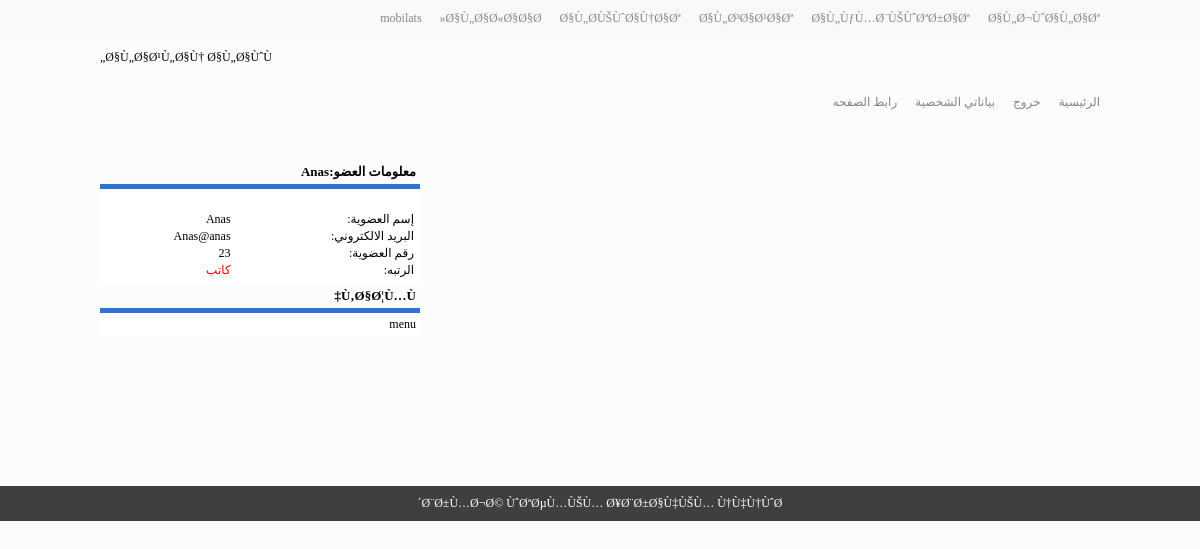
The page /admincp.php (signed in) on the database its author committed.
### tables this page shows
CREATE TABLE `category` (
  `c_id` int(11) NOT NULL auto_increment,
  `c_title` varchar(255) NOT NULL,
  PRIMARY KEY  (`c_id`)
);

CREATE TABLE `ads` (
  `active1` int(11) NOT NULL,
  `active2` int(11) NOT NULL,
  `code1` text NOT NULL,
  `code2` text NOT NULL
);

CREATE TABLE `block` (
  `id` int(11) NOT NULL auto_increment,
  `name` varchar(255) NOT NULL,
  `content` text NOT NULL,
  `ord` int(11) NOT NULL,
  PRIMARY KEY  (`id`)
);

### admincp.php (called while the page is built, shortened)
<?php include "files/header.php";
 include "files/block.php";
 include "files/footer.php";
?>

### files/block.php (the view, shortened to what this page needs)
<div class="blockl">
<?php
if(login == 1){
	echo'<div class="titleblock"><h3>معلومات العضو:'.uname.'</h3></div>
<div class="contentblock">
<table width="100%" border="0">
<tr>
<td colspan="2" align="center"><img src="'.u_img.'" alt="" width="100" /></td>
</tr>
<tr>
<td>إسم العضوية:</td>
<td>'.uname.'</td>
</tr>
<tr>
<td>البريد الالكتروني:</td>
<td>'.uemail.'</td>
</tr>
<tr>
<td>رقم العضوية:</td>
<td>'.uid.'</td>
</tr>
<tr>
<td>الرتبه:</td>
<td>';
if(ulv == 1){echo"<font color='red'>عضو</font>";}
elseif(ulv == 2){echo"<font color='red'>كاتب</font>";}
elseif(ulv == 3){echo"<font color='red'>مدير</font>";}
echo
'</td>
</tr>
</table>
</div>';
}
$SelectBlock = mysql_query("SELECT * FROM block ORDER BY ord ASC") or die(mysql_error());
while($FetchBlock = mysql_fetch_assoc($SelectBlock)){
echo'
<div class="titleblock"><h3>'.$FetchBlock['name'].'</h3></div>
<div class="contentblock">
'.$FetchBlock['content'].'
</div>';
}
?>
</div>

### files/header.php (shortened to what this page needs)
<?php include "include/functions.php";
$selectads = mysql_query("SELECT * FROM ads");
$FetchAds = mysql_fetch_assoc($selectads);
?>
<!DOCTYPE html>
<html>
<head>
<link rel="stylesheet" href="css/style.css" type="text/css">
</head>
<body>
<div class="header_b">
<div class="navtop">
<div class="container">
<ul>
<?php
$selectcat =mysql_query("SELECT * FROM category");
while($fetchcategory = mysql_fetch_assoc($selectcat)){
	echo'<li><a href="category.php?id='.$fetchcategory['c_id'].'">'.$fetchcategory['c_title'].'</a></li>';
}
?>
</ul><div class="clear"></div>
</div>
</div>
<div class="head container">
<div class="ads">
<?
if($FetchAds['active1'] == 0){
	echo $FetchAds['code1'];
}
?>
</div>
</div>
<div class="navbar">
<div class="container">
<ul>
<li><a href="index.php">الرئيسية</a></li>
<?php
if(login != 1){
	echo'<li><a href="register.php">التسجيل</a></li>';
}else{
	echo'<li><a href="logout.php">خروج</a></li>';
}
	if(ulv >0){
		echo'<li><a href="profile.php?type=edit">بياناتي الشخصية</a></li>';
	}
?>
<li><a href="#">رابط الصفحه</a></li>
</ul><div class="clear"></div>
</div>
</div>
</div>
<br /><br />
<div class="container">

### files/footer.php
</div>
<br /><br /><br /><br /><br /><br /><br /><br /><br /><br />
<div class="footer">
<div class="container">
<?php echo s_copy ;?>
</div>
</div>
</body>
</html>

### css/style.css (style rules this page uses)
* { margin:0;padding:0; }
body { background:#FCFCFC; font:12px tahoma; direction:rtl; }
.container { width:1000px;margin:auto; }
.navtop { background:#F9F9F9;height:40px; border-bottom:1px soild #F0F0F0; }
.navtop ul { list-style:none;padding:0; }
.navtop ul li { float:right; margin-left:18px; line-height:36px; }
.navtop ul li a { text-decoration:none;color:#858585; }
.head { padding:10px; }
.ads { float:left; }
.navbar ul { list-style:none;padding:0; }
.navbar ul li { float:right; margin-left:18px; line-height:55px; }
.navbar ul li a { text-decoration:none;color:#858585; }
.footer { color:#fff;background:#3F3F3F;padding:10px; text-align:center; }
.blockl { float:left; width:320px; }
.titleblock h3 { font-family:tahoma;font-size:13px;border-bottom:5px solid #2E72D8;padding:4px; }
.contentblock { background:#fff;padding:4px; }

### rows shown on the page
category: c_title "Ø§Ù„Ø¬ÙˆØ§Ù„Ø§Øª"
category: c_title "Ø§Ù„ÙƒÙ…Ø¨ÙŠÙˆØªØ±Ø§Øª"
category: c_title "Ø§Ù„Ø³Ø§Ø¹Ø§Øª"
category: c_title "Ø§Ù„Ø­ÙŠÙˆØ§Ù†Ø§Øª"
category: c_title "Ø§Ù„Ø§Ø«Ø§Ø§Ø«"
category: c_title "mobilats"
ads: code1 "Ø§Ù„Ø§Ø¹Ù„Ø§Ù† Ø§Ù„Ø§ÙˆÙ„"
block: name "Ù‚Ø§Ø¦Ù…Ù‡", content "menu"

### other values the page prints
uname "Anas"
uemail "Anas@anas"
uid "23"
s_copy "Ø¨Ø±Ù…Ø¬Ø© ÙˆØªØµÙ…ÙŠÙ… Ø¥Ø¨Ø±Ø§Ù‡ÙŠÙ… Ù†Ù‡Ù†ÙˆØ´"
